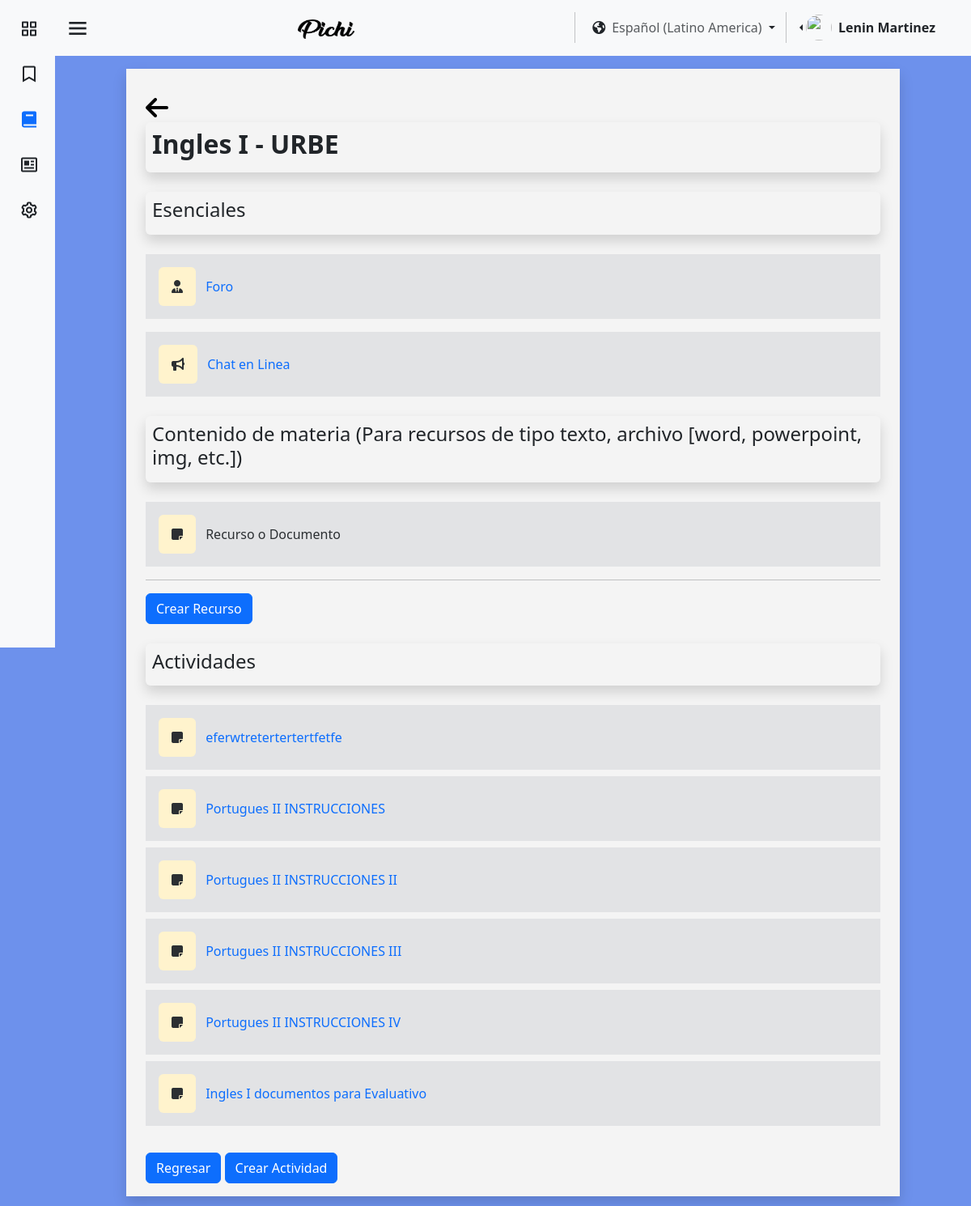
/pages/es/verCurso.php?id_cur=Cur_URBE_01 (signed in), run on the app's committed database.
### tables this page shows
CREATE TABLE `usuario` (
  `id_user` int(11) NOT NULL,
  `identificacion_user` varchar(11) NOT NULL,
  `nombre_user` varchar(25) NOT NULL,
  `apellido_user` varchar(25) NOT NULL,
  `correo_user` varchar(45) NOT NULL,
  `contrasena_user` varchar(16) NOT NULL,
  `direccion_user` varchar(80) NOT NULL,
  `numero_user` varchar(15) NOT NULL,
  `fecha_nacimiento_user` datetime NOT NULL,
  `Active_online` tinyint(1) NOT NULL,
  `sexo_user` varchar(15) NOT NULL,
  `Empresa_id_empresa` int(11) DEFAULT NULL,
  `rol` tinyint(1) NOT NULL,
  `img_perfil` varchar(255) NOT NULL
);

CREATE TABLE `cursos` (
  `id_cur` varchar(100) NOT NULL,
  `nombre_cur` varchar(45) NOT NULL,
  `fecha_inicio` date NOT NULL,
  `cupos_cur_min` int(11) NOT NULL,
  `cupos_cur_max` int(11) NOT NULL,
  `Empresa_id_empresa` int(11) NOT NULL,
  `fecha_fin` date NOT NULL,
  `visibilidad_curso` varchar(11) NOT NULL
);

CREATE TABLE `empresa` (
  `id_empresa` int(11) NOT NULL,
  `nombre_empresa` varchar(80) NOT NULL
);

CREATE TABLE `actividades` (
  `idActividades` int(11) NOT NULL,
  `Titulo` varchar(45) NOT NULL,
  `ContenidoAcitividad` text NOT NULL,
  `archivosPrincipal` varchar(255) NOT NULL,
  `fechaInicio` timestamp(6) NOT NULL DEFAULT current_timestamp(6) ON UPDATE current_timestamp(6),
  `fechaCulminacion` timestamp(6) NULL DEFAULT NULL,
  `fechaNotificacion` timestamp(6) NULL DEFAULT NULL,
  `pesoArchivo` float NOT NULL,
  `notaMaxima` float NOT NULL,
  `notaMinima` float NOT NULL,
  `visible` tinyint(1) NOT NULL,
  `activarPorcentaje` tinyint(1) NOT NULL,
  `Porcentaje` int(3) DEFAULT NULL,
  `archivosAdicional` varchar(255) DEFAULT NULL,
  `idCurso_id_cur` varchar(100) NOT NULL
);

### pages/es/verCurso.php (the view, shortened to what this page needs)
<?php
require "../../assests/php/LoginBD.php";
if (isset($_SESSION['id_user'])) {
    $usuarios1 = $_SESSION['id_user'];
    $conexion1 = mysqli_query($mysqli, "SELECT Empresa_id_empresa, rol, nombre_user, apellido_user FROM usuario WHERE id_user = '$usuarios1'");
    if (mysqli_num_rows($conexion1) > 0) {
        $datos = mysqli_fetch_assoc($conexion1);
        $nombreUsuario = $datos['nombre_user'];
        $apellidoUsuario = $datos['apellido_user'];
        $rol = $datos['rol'];
    }
}
if (isset($_GET['id_cur'])) {
    $id_curso_seleccionado = $_GET['id_cur'];
    $consultaCurso = mysqli_query($mysqli, "SELECT cursos.nombre_cur, empresa.nombre_empresa
                                    FROM cursos
                                    LEFT JOIN empresa ON empresa.id_empresa = cursos.Empresa_id_empresa
                                    WHERE id_cur = '$id_curso_seleccionado'");
    if (mysqli_num_rows($consultaCurso) > 0) {
        $datos3 = mysqli_fetch_assoc($consultaCurso);
        $curso = $datos3['nombre_cur'];
        $empresa = $datos3['nombre_empresa'];
    }
    $consultaActividades = mysqli_query($mysqli, "SELECT * FROM actividades WHERE idCurso_id_cur = '$id_curso_seleccionado'");
    if (mysqli_num_rows($consultaActividades) > 0) {
        while ($datosActividad = mysqli_fetch_assoc($consultaActividades)) {
            $Actividades[] = $datosActividad;
        }
    }
}
?>
<!DOCTYPE html>
<html lang="en">
<head>
    <link href="https://cdn.jsdelivr.net/npm/bootstrap@5.3.3/dist/css/bootstrap.min.css" rel="stylesheet"
 />
    <link href="https://unpkg.com/boxicons@2.1.4/css/boxicons.min.css" rel="stylesheet" />
    <link rel="stylesheet" href="https://cdnjs.cloudflare.com/ajax/libs/font-awesome/6.5.1/css/all.min.css"
 />
    <link rel="stylesheet" href="../../assests/css/colorPallete.css" />
    <link rel="stylesheet" href="../../assests/css/viewUser.css" />
    <link rel="stylesheet" href="../../assests/css/sidebar.css" />
</head>
<body class="bg-pastel" id="body-pd">
    <header id="header">
        <nav class="navbar bg-body-tertiary">
            <div class="container-fluid">
                <div class="header_toggle">
                    <i class="bx bx-menu" id="header-toggle"></i>
                </div>
                <a class="navbar-brand" href="../../index.html">
                    <img src="../../assests/img/text-1710023184778.png" alt="Bootstrap" width="70" height="24" />
                </a>
                <div class="d-flex justify-content-end">
                    <div class="nav-item dropdown">
                        <button class="btn dropdown-toggle" data-bs-toggle="dropdown" aria-expanded="false" href="#">
                            <span class="fa-solid fa-earth-americas"></span><a class="ms-2 text-body-secondary"
                                href="#">Español (Latino America)</a>
                        </button>
                    </div>
                    <div class="btn-group dropstart me-4 pe-2">
                        <a href="#" class="d-flex align-items-center link-dark text-decoration-none dropdown-toggle"
                            id="dropdownUser2" data-bs-toggle="dropdown" aria-expanded="false">
                            <img src="https://github.com/PichiGod.png" alt="" width="32" height="32"
                                class="rounded-circle me-2" />
                            <strong><?php echo $nombreUsuario . " " . $apellidoUsuario; ?></strong>
                        </a>
                    </div>
                </div>
            </div>
        </nav>
    </header>
    <div class="l-navbar bg-body-tertiary" id="nav-bar">
        <nav class="nav">
            <div class="nav_list">
                <a href="Inicio.php" class="nav_link link-dark">
                    <i class="bx bx-grid-alt nav_icon"></i>
                </a>
                <a href="tutorial.php" class="nav_link link-dark">
                    <i class='bx bx-bookmark nav_icon'></i>
                </a>
                <a href="cursos.php" class="nav_link active">
                    <i class="bx bxs-book nav_icon"></i>
                </a>
                <a href="verCalif.php" class="nav_link link-dark">
                    <i class="bx bx-news nav_icon"></i>
                </a>
                <?php if ($rol != 0) { ?>
                    <a href="MenuAdmin.php" class="nav_link link-dark">
                        <i class="bx bx-cog nav_icon"></i>
                    </a>
                <?php }
                ; ?>
            </div>
        </nav>
    </div>
    <section class="Cursos">
        <div class="container-fluid mb-4 bg-blanco mt-3 shadow">
            <div class="container pt-4 pb-3">
                <a href="cursos.php"><i class="fa-solid mt-2 fa-arrow-left" style="font-size:2rem;color:black;"></i></a>
                <div class="p-2 mb-2 rounded shadow ">
                    <h2><strong><?php echo $curso; ?> - <?php echo $empresa; ?></strong></h2>
                </div>
                <div class="p-2 my-4 rounded shadow ">
                    <h4>Esenciales</h4>
                </div>
                <div class="item-recurso container bg-secondary-subtle text-secondary-emphasis mt-3 p-3">
                    <div>
                        <div>
                            <i class="fa-solid fa-user-tie me-2 p-3 rounded bg-warning-subtle"></i>
                            <a href="verForo.php?id_cur=<?php echo $id_curso_seleccionado; ?>"><span>Foro</span></a>
                        </div>
                    </div>
                </div>
                <div class="item-recurso container bg-secondary-subtle text-secondary-emphasis mt-3 p-3">
                    <div>
                        <div>
                            <i class="fa-solid fa-bullhorn me-2 p-3 rounded bg-warning-subtle"></i>
                            <span><a href="verChatLinea.php?id_cur=<?php echo $id_curso_seleccionado; ?>">Chat en
                                    Linea</a></span>
                        </div>
                    </div>
                </div>
                <div class="p-2 my-4 rounded shadow ">
                    <h4>Contenido de materia (Para recursos de tipo texto, archivo [word, powerpoint, img, etc.])</h4>
                </div>
                <div class="item-recurso d-flex container bg-secondary-subtle text-secondary-emphasis p-3">
                    <div class="">
                        <div class="">
                            <i class="fa-solid fa-note-sticky me-2 p-3 rounded bg-warning-subtle" witdh="35"
                                height="35"></i>
                            <span>Recurso o Documento</span>
                        </div>
                    </div>
                </div>
                <?php if ($rol != 0) { ?>
                    <div>
                        <hr>
                        <div>
                            <button onclick="location.href='crearRecurso.php'" class="btn btn-primary">Crear
                                Recurso</button>
                        </div>
                    </div>
                <?php }
                ; ?>
                <div class="p-2 my-4 rounded shadow ">
                    <h4>Actividades</h4>
                </div>
                <?php
                if (mysqli_num_rows($consultaActividades) > 0) {
                    foreach ($Actividades as $actividad): ?>
                        <div class="item-recurso d-flex container mb-2 bg-secondary-subtle text-secondary-emphasis p-3"
                            style="padding: 10px;">
                            <div>
                                <div>
                                    <i class="fa-solid fa-note-sticky me-2 p-3 rounded bg-warning-subtle" witdh="35"
                                        height="35"></i>
                                    <span><a
                                            href="verActividad.php?id_act=<?php echo $actividad['idActividades']; ?>&id_cur=<?php echo $id_curso_seleccionado; ?>"><?php echo $actividad['Titulo'] ?></a></span>
                                </div>
                            </div>
                        </div>
                    <?php endforeach;
                } ?>
                <div class="containerButtonCrearActividadFin mt-0">
                    <button type="button" class="botonRegresar btn btn-primary"
                        onclick="location.href='cursos.php'">Regresar</button>
                    <?php if ($rol != 0) { ?>
                        <button type="button" class="botonCrearCursoFin btn btn-primary"
                            onclick="location.href='crearActividad.php?id_cur=<?php echo $id_curso_seleccionado; ?>'">
                            Crear Actividad
                        </button>
                    <?php }
                    ; ?>
                </div>
            </div>
        </div>
    </section>
</body>
</html>

### assests/css/colorPallete.css (style rules this page uses)
.bg-pastel { background-color: #527ce9d6; }
.bg-blanco { background-color: #F4F4F4; }

### assests/css/viewUser.css (style rules this page uses)
.containerButtonCrearActividadFin { padding-top: 25px; }

### assests/css/sidebar.css (style rules this page uses)
:root { --z-fixed: 100; --nav-width: 68px; --header-height: 3rem; }
body { transition: 0.5s; }
a { text-decoration: none; }
.header_toggle { justify-content: center; margin-top: 0.3rem; font-size: 2rem; cursor: pointer; }
.l-navbar { position: fixed; top: 0; left: -30%; width: var(--nav-width); height: 100vh; transition: 0.5s; z-index: var(--z-fixed); }
.nav { height: 100%; display: flex; flex-direction: column; justify-content: space-between; overflow: hidden; }
.nav_logo, .nav_link { display: grid; grid-template-columns: max-content max-content; align-items: center; column-gap: 1rem; padding: 0.5rem 0 0.5rem 1.5rem; }
.nav_link { position: relative; margin-bottom: 1rem; transition: 0.3s; }
.nav_icon { font-size: 1.5rem; }
section { margin-right: 2rem; margin-left: 2rem; }
.active::before { content: ""; position: absolute; left: 0; width: 2px; height: 32px; }
@media screen and (min-width: 768px) { body { margin: 0 0 0 0; padding-left: calc(var(--nav-width)); } }
@media screen and (min-width: 768px) { .l-navbar { left: 0; padding: 1rem 1rem 0 0; } }
@media (min-width: 576px) { section { margin-right: 5.5rem; margin-left: 5.5rem; } }

### data on the page
usuario: nombre_user "Lenin", apellido_user "Martinez"
cursos: nombre_cur "Ingles I", Empresa_id_empresa.nombre_empresa "URBE"
actividades: Titulo "eferwtretertertertfetfe"
actividades: Titulo "Portugues II INSTRUCCIONES"
actividades: Titulo "Portugues II INSTRUCCIONES II"
actividades: Titulo "Portugues II INSTRUCCIONES III"
actividades: Titulo "Portugues II INSTRUCCIONES IV"
actividades: Titulo "Ingles I documentos para Evaluativo"
